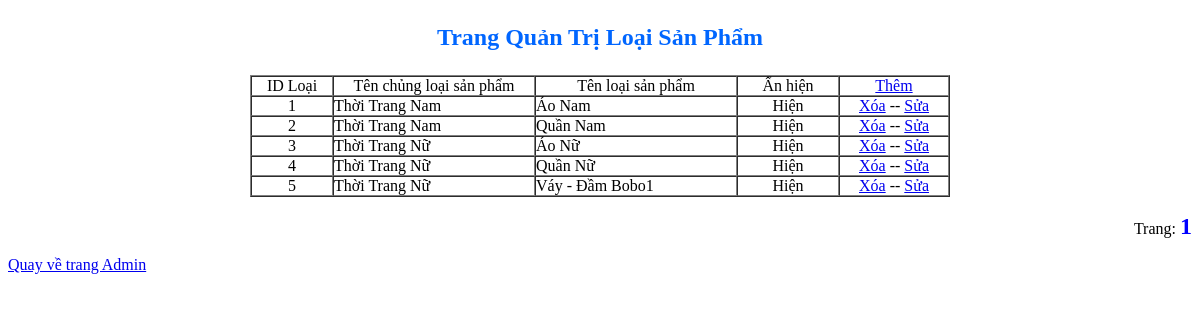
Before: /admin/loaisanpham/loaisanpham.php with the older database file.
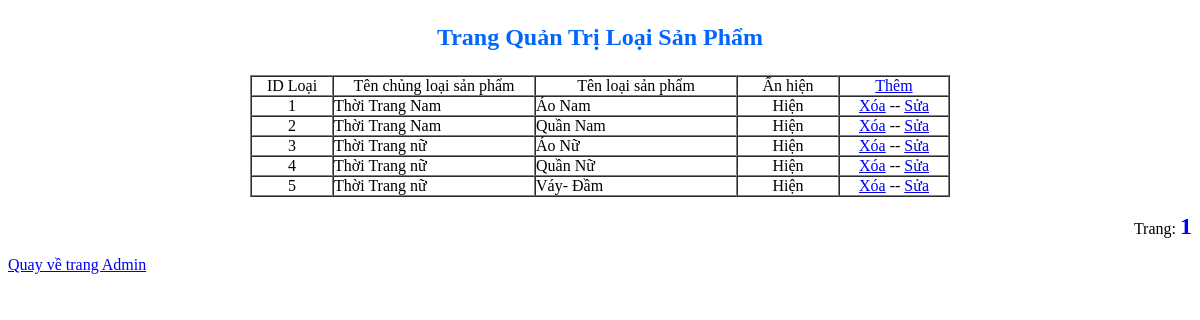
After: the same page with the newer database file.
### tables this page shows
CREATE TABLE IF NOT EXISTS `loaisanpham` (
  `idLoai` int(255) NOT NULL AUTO_INCREMENT,
  `idCL` int(255) NOT NULL,
  `TenLoai` varchar(100) NOT NULL,
  `AnHien` int(255) NOT NULL,
  PRIMARY KEY (`idLoai`)
);

CREATE TABLE IF NOT EXISTS `chungloaisanpham` (
  `idCL` int(255) NOT NULL AUTO_INCREMENT,
  `TenCL` varchar(100) NOT NULL,
  `AnHien` int(255) NOT NULL,
  PRIMARY KEY (`idCL`)
);

### admin/loaisanpham/loaisanpham.php (the view, shortened to what this page needs)
<!DOCTYPE html PUBLIC "-//W3C//DTD XHTML 1.0 Transitional//EN" "http://www.w3.org/TR/xhtml1/DTD/xhtml1-transitional.dtd">
<html xmlns="http://www.w3.org/1999/xhtml">
<head>
</head>
<body>
<p align="center" style="color:#06F; font-size:24px;"><b>Trang Quản Trị Loại Sản Phẩm</b></p>
<table width="700" border="1" cellspacing="0" cellpadding="0" align="center">
  <tr>
    <td align="center" width="80">ID Loại</td>
    <td align="center" width="200">Tên chủng loại sản phẩm</td>
    <td align="center" width="200">Tên loại sản phẩm</td>
    <td align="center" width="100">Ẩn hiện</td>
    <td align="center"><a href="http://localhost/thoi-trang-tre/admin/loaisanpham/themloai.php">Thêm</a></td>
  </tr>
  <?php
  $sl="select * from loaisanpham";
  $qr=mysql_query($sl);
  $tsdong=mysql_num_rows($qr);
  $sodong=20;
  $tstrang=ceil($tsdong/$sodong);
  if (isset($_GET['trang']))
  {
	  $trang=intval($_GET['trang']);
  }
  else
  {
	  $trang=1;
  }
  $vitri=($trang-1)*$sodong;
  $sl2="select * from loaisanpham limit $vitri,$sodong";
  $qr2=mysql_query($sl2);
  while ($row2=mysql_fetch_array($qr2))
  {
  ?>
  <tr>
    <td align="center"><?php echo $row2['idLoai']; ?></td>
    <td><?php
			$slcl="select * from chungloaisanpham where idCL=".$row2['idCL'];
			$qrcl=mysql_query($slcl);
			$rowcl=mysql_fetch_array($qrcl);
			echo $rowcl['TenCL'];
    	?></td>
    <td><?php echo $row2['TenLoai']; ?></td>
    <td align="center"><?php if ($row2['AnHien']==0) echo "Ẩn"; if ($row2['AnHien']==1) echo "Hiện"; ?></td>
    <td align="center"><a href="http://localhost/thoi-trang-tre/admin/loaisanpham/xuly_xoa.php?idLoai=<?php echo $row2['idLoai']; ?>" onclick="return confirm('Bạn có chắc chắn muốn xóa không ???????');">Xóa</a> -- <a href="http://localhost/thoi-trang-tre/admin/loaisanpham/sualoai.php?idLoai=<?php echo $row2['idLoai']; ?>">Sửa</a></td>
  </tr>
  <?php
  }
  ?>
</table>
<p align="right"><?php
echo "Trang: ";
for ($k=1;$k<=$tstrang;$k++)
{
	if ($k==$trang)
	{
		echo "<b><font size='5'; color='blue'>"." ".$k." "."</font></b>";
	}
	else
	{
		echo "<a href='index.php?link=quanlyloai&idLoai=".$row2['idLoai']."&trang=".$k."'.>".$k." "."</a>";
	}
}
?></p>
<?PHP include_once "../footer.php" ?>
</body>
</html>

Changed rows visible on the page:
changed through a linked row, loaisanpham "Áo Nữ": chungloaisanpham.TenCL "Thời Trang Nữ" → "Thời Trang nữ"
changed through a linked row, loaisanpham "Quần Nữ": chungloaisanpham.TenCL "Thời Trang Nữ" → "Thời Trang nữ"
changed loaisanpham id 5: chungloaisanpham.TenCL "Thời Trang Nữ" → "Thời Trang nữ"; TenLoai "Váy - Đầm Bobo1" → "Váy- Đầm"
